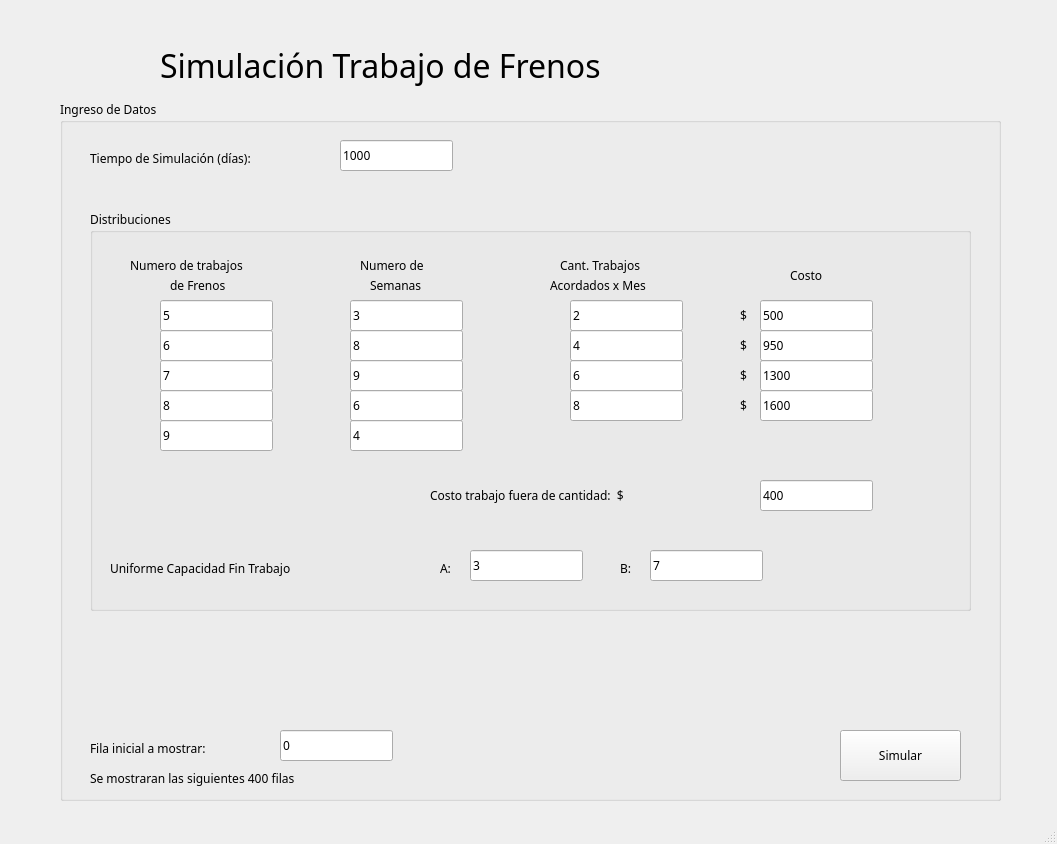
<?xml version="1.0" encoding="UTF-8"?>
<ui version="4.0">
 <class>PantallaIngresoDatos</class>
 <widget class="QMainWindow" name="PantallaIngresoDatos">
  <property name="geometry">
   <rect>
    <x>0</x>
    <y>0</y>
    <width>1057</width>
    <height>844</height>
   </rect>
  </property>
  <property name="windowTitle">
   <string>MainWindow</string>
  </property>
  <widget class="QWidget" name="centralwidget">
   <widget class="QGroupBox" name="grpIngresoDatos">
    <property name="geometry">
     <rect>
      <x>60</x>
      <y>100</y>
      <width>941</width>
      <height>701</height>
     </rect>
    </property>
    <property name="font">
     <font>
      <family>Simplex_IV50</family>
     </font>
    </property>
    <property name="title">
     <string>Ingreso de Datos</string>
    </property>
    <widget class="QLabel" name="lblTiempoSimulacion">
     <property name="geometry">
      <rect>
       <x>30</x>
       <y>50</y>
       <width>251</width>
       <height>16</height>
      </rect>
     </property>
     <property name="font">
      <font>
       <pointsize>9</pointsize>
      </font>
     </property>
     <property name="text">
      <string>Tiempo de Simulación (días):</string>
     </property>
    </widget>
    <widget class="QLineEdit" name="txtTiempoSimulacion">
     <property name="geometry">
      <rect>
       <x>280</x>
       <y>40</y>
       <width>113</width>
       <height>31</height>
      </rect>
     </property>
     <property name="font">
      <font>
       <pointsize>9</pointsize>
      </font>
     </property>
     <property name="text">
      <string>1000</string>
     </property>
    </widget>
    <widget class="QGroupBox" name="grpDistribuciones">
     <property name="geometry">
      <rect>
       <x>30</x>
       <y>110</y>
       <width>881</width>
       <height>401</height>
      </rect>
     </property>
     <property name="title">
      <string>Distribuciones</string>
     </property>
     <widget class="QLabel" name="lblFinAtencionConsulta">
      <property name="geometry">
       <rect>
        <x>20</x>
        <y>350</y>
        <width>281</width>
        <height>16</height>
       </rect>
      </property>
      <property name="font">
       <font>
        <pointsize>9</pointsize>
       </font>
      </property>
      <property name="text">
       <string>Uniforme Capacidad Fin Trabajo</string>
      </property>
     </widget>
     <widget class="QLabel" name="lblA">
      <property name="geometry">
       <rect>
        <x>350</x>
        <y>350</y>
        <width>55</width>
        <height>16</height>
       </rect>
      </property>
      <property name="font">
       <font>
        <pointsize>9</pointsize>
       </font>
      </property>
      <property name="text">
       <string>A:</string>
      </property>
     </widget>
     <widget class="QLabel" name="lblB">
      <property name="geometry">
       <rect>
        <x>530</x>
        <y>350</y>
        <width>55</width>
        <height>16</height>
       </rect>
      </property>
      <property name="font">
       <font>
        <pointsize>9</pointsize>
       </font>
      </property>
      <property name="text">
       <string>B:</string>
      </property>
     </widget>
     <widget class="QLineEdit" name="txtUnifA">
      <property name="geometry">
       <rect>
        <x>380</x>
        <y>340</y>
        <width>113</width>
        <height>31</height>
       </rect>
      </property>
      <property name="font">
       <font>
        <pointsize>9</pointsize>
       </font>
      </property>
      <property name="text">
       <string>3</string>
      </property>
     </widget>
     <widget class="QLineEdit" name="txtUnifB">
      <property name="geometry">
       <rect>
        <x>560</x>
        <y>340</y>
        <width>113</width>
        <height>31</height>
       </rect>
      </property>
      <property name="font">
       <font>
        <pointsize>9</pointsize>
       </font>
      </property>
      <property name="text">
       <string>7</string>
      </property>
     </widget>
     <widget class="QLabel" name="label">
      <property name="geometry">
       <rect>
        <x>40</x>
        <y>30</y>
        <width>181</width>
        <height>51</height>
       </rect>
      </property>
      <property name="font">
       <font>
        <pointsize>9</pointsize>
       </font>
      </property>
      <property name="text">
       <string>Numero de trabajos</string>
      </property>
     </widget>
     <widget class="QLabel" name="label_2">
      <property name="geometry">
       <rect>
        <x>80</x>
        <y>50</y>
        <width>101</width>
        <height>51</height>
       </rect>
      </property>
      <property name="font">
       <font>
        <pointsize>9</pointsize>
       </font>
      </property>
      <property name="text">
       <string>de Frenos</string>
      </property>
     </widget>
     <widget class="QLineEdit" name="txtNT5">
      <property name="geometry">
       <rect>
        <x>70</x>
        <y>210</y>
        <width>113</width>
        <height>31</height>
       </rect>
      </property>
      <property name="font">
       <font>
        <pointsize>9</pointsize>
       </font>
      </property>
      <property name="text">
       <string>9</string>
      </property>
     </widget>
     <widget class="QLineEdit" name="txtNT4">
      <property name="geometry">
       <rect>
        <x>70</x>
        <y>180</y>
        <width>113</width>
        <height>31</height>
       </rect>
      </property>
      <property name="font">
       <font>
        <pointsize>9</pointsize>
       </font>
      </property>
      <property name="text">
       <string>8</string>
      </property>
     </widget>
     <widget class="QLineEdit" name="txtNT3">
      <property name="geometry">
       <rect>
        <x>70</x>
        <y>150</y>
        <width>113</width>
        <height>31</height>
       </rect>
      </property>
      <property name="font">
       <font>
        <pointsize>9</pointsize>
       </font>
      </property>
      <property name="text">
       <string>7</string>
      </property>
     </widget>
     <widget class="QLineEdit" name="txtNT2">
      <property name="geometry">
       <rect>
        <x>70</x>
        <y>120</y>
        <width>113</width>
        <height>31</height>
       </rect>
      </property>
      <property name="font">
       <font>
        <pointsize>9</pointsize>
       </font>
      </property>
      <property name="text">
       <string>6</string>
      </property>
     </widget>
     <widget class="QLineEdit" name="txtNT1">
      <property name="geometry">
       <rect>
        <x>70</x>
        <y>90</y>
        <width>113</width>
        <height>31</height>
       </rect>
      </property>
      <property name="font">
       <font>
        <pointsize>9</pointsize>
       </font>
      </property>
      <property name="text">
       <string>5</string>
      </property>
     </widget>
     <widget class="QLabel" name="label_3">
      <property name="geometry">
       <rect>
        <x>270</x>
        <y>30</y>
        <width>101</width>
        <height>51</height>
       </rect>
      </property>
      <property name="font">
       <font>
        <pointsize>9</pointsize>
       </font>
      </property>
      <property name="text">
       <string>Numero de</string>
      </property>
     </widget>
     <widget class="QLineEdit" name="txtNS5">
      <property name="geometry">
       <rect>
        <x>260</x>
        <y>210</y>
        <width>113</width>
        <height>31</height>
       </rect>
      </property>
      <property name="font">
       <font>
        <pointsize>9</pointsize>
       </font>
      </property>
      <property name="text">
       <string>4</string>
      </property>
     </widget>
     <widget class="QLineEdit" name="txtNS2">
      <property name="geometry">
       <rect>
        <x>260</x>
        <y>120</y>
        <width>113</width>
        <height>31</height>
       </rect>
      </property>
      <property name="font">
       <font>
        <pointsize>9</pointsize>
       </font>
      </property>
      <property name="text">
       <string>8</string>
      </property>
     </widget>
     <widget class="QLineEdit" name="txtNS3">
      <property name="geometry">
       <rect>
        <x>260</x>
        <y>150</y>
        <width>113</width>
        <height>31</height>
       </rect>
      </property>
      <property name="font">
       <font>
        <pointsize>9</pointsize>
       </font>
      </property>
      <property name="text">
       <string>9</string>
      </property>
     </widget>
     <widget class="QLabel" name="label_4">
      <property name="geometry">
       <rect>
        <x>280</x>
        <y>50</y>
        <width>101</width>
        <height>51</height>
       </rect>
      </property>
      <property name="font">
       <font>
        <pointsize>9</pointsize>
       </font>
      </property>
      <property name="text">
       <string>Semanas</string>
      </property>
     </widget>
     <widget class="QLineEdit" name="txtNS4">
      <property name="geometry">
       <rect>
        <x>260</x>
        <y>180</y>
        <width>113</width>
        <height>31</height>
       </rect>
      </property>
      <property name="font">
       <font>
        <pointsize>9</pointsize>
       </font>
      </property>
      <property name="text">
       <string>6</string>
      </property>
     </widget>
     <widget class="QLineEdit" name="txtNS1">
      <property name="geometry">
       <rect>
        <x>260</x>
        <y>90</y>
        <width>113</width>
        <height>31</height>
       </rect>
      </property>
      <property name="font">
       <font>
        <pointsize>9</pointsize>
       </font>
      </property>
      <property name="text">
       <string>3</string>
      </property>
     </widget>
     <widget class="QLineEdit" name="txtC4">
      <property name="geometry">
       <rect>
        <x>670</x>
        <y>180</y>
        <width>113</width>
        <height>31</height>
       </rect>
      </property>
      <property name="font">
       <font>
        <pointsize>9</pointsize>
       </font>
      </property>
      <property name="text">
       <string>1600</string>
      </property>
     </widget>
     <widget class="QLabel" name="label_5">
      <property name="geometry">
       <rect>
        <x>470</x>
        <y>30</y>
        <width>181</width>
        <height>51</height>
       </rect>
      </property>
      <property name="font">
       <font>
        <pointsize>9</pointsize>
       </font>
      </property>
      <property name="text">
       <string>Cant. Trabajos </string>
      </property>
     </widget>
     <widget class="QLabel" name="label_6">
      <property name="geometry">
       <rect>
        <x>700</x>
        <y>40</y>
        <width>101</width>
        <height>51</height>
       </rect>
      </property>
      <property name="font">
       <font>
        <pointsize>9</pointsize>
       </font>
      </property>
      <property name="text">
       <string>Costo</string>
      </property>
     </widget>
     <widget class="QLineEdit" name="txtC2">
      <property name="geometry">
       <rect>
        <x>670</x>
        <y>120</y>
        <width>113</width>
        <height>31</height>
       </rect>
      </property>
      <property name="font">
       <font>
        <pointsize>9</pointsize>
       </font>
      </property>
      <property name="text">
       <string>950</string>
      </property>
     </widget>
     <widget class="QLineEdit" name="txtC3">
      <property name="geometry">
       <rect>
        <x>670</x>
        <y>150</y>
        <width>113</width>
        <height>31</height>
       </rect>
      </property>
      <property name="font">
       <font>
        <pointsize>9</pointsize>
       </font>
      </property>
      <property name="text">
       <string>1300</string>
      </property>
     </widget>
     <widget class="QLineEdit" name="txtTA2">
      <property name="geometry">
       <rect>
        <x>480</x>
        <y>120</y>
        <width>113</width>
        <height>31</height>
       </rect>
      </property>
      <property name="font">
       <font>
        <pointsize>9</pointsize>
       </font>
      </property>
      <property name="text">
       <string>4</string>
      </property>
     </widget>
     <widget class="QLineEdit" name="txtTA3">
      <property name="geometry">
       <rect>
        <x>480</x>
        <y>150</y>
        <width>113</width>
        <height>31</height>
       </rect>
      </property>
      <property name="font">
       <font>
        <pointsize>9</pointsize>
       </font>
      </property>
      <property name="text">
       <string>6</string>
      </property>
     </widget>
     <widget class="QLabel" name="label_8">
      <property name="geometry">
       <rect>
        <x>460</x>
        <y>50</y>
        <width>161</width>
        <height>51</height>
       </rect>
      </property>
      <property name="font">
       <font>
        <pointsize>9</pointsize>
       </font>
      </property>
      <property name="text">
       <string>Acordados x Mes</string>
      </property>
     </widget>
     <widget class="QLineEdit" name="txtC1">
      <property name="geometry">
       <rect>
        <x>670</x>
        <y>90</y>
        <width>113</width>
        <height>31</height>
       </rect>
      </property>
      <property name="font">
       <font>
        <pointsize>9</pointsize>
       </font>
      </property>
      <property name="text">
       <string>500</string>
      </property>
     </widget>
     <widget class="QLineEdit" name="txtTA4">
      <property name="geometry">
       <rect>
        <x>480</x>
        <y>180</y>
        <width>113</width>
        <height>31</height>
       </rect>
      </property>
      <property name="font">
       <font>
        <pointsize>9</pointsize>
       </font>
      </property>
      <property name="text">
       <string>8</string>
      </property>
     </widget>
     <widget class="QLineEdit" name="txtTA1">
      <property name="geometry">
       <rect>
        <x>480</x>
        <y>90</y>
        <width>113</width>
        <height>31</height>
       </rect>
      </property>
      <property name="font">
       <font>
        <pointsize>9</pointsize>
       </font>
      </property>
      <property name="text">
       <string>2</string>
      </property>
     </widget>
     <widget class="QLabel" name="label_7">
      <property name="geometry">
       <rect>
        <x>340</x>
        <y>260</y>
        <width>331</width>
        <height>51</height>
       </rect>
      </property>
      <property name="font">
       <font>
        <pointsize>9</pointsize>
       </font>
      </property>
      <property name="text">
       <string>Costo trabajo fuera de cantidad:  $</string>
      </property>
     </widget>
     <widget class="QLineEdit" name="txtC5">
      <property name="geometry">
       <rect>
        <x>670</x>
        <y>270</y>
        <width>113</width>
        <height>31</height>
       </rect>
      </property>
      <property name="font">
       <font>
        <pointsize>9</pointsize>
       </font>
      </property>
      <property name="text">
       <string>400</string>
      </property>
     </widget>
     <widget class="QLabel" name="label_9">
      <property name="geometry">
       <rect>
        <x>650</x>
        <y>80</y>
        <width>21</width>
        <height>51</height>
       </rect>
      </property>
      <property name="font">
       <font>
        <pointsize>9</pointsize>
       </font>
      </property>
      <property name="text">
       <string>$</string>
      </property>
     </widget>
     <widget class="QLabel" name="label_10">
      <property name="geometry">
       <rect>
        <x>650</x>
        <y>170</y>
        <width>21</width>
        <height>51</height>
       </rect>
      </property>
      <property name="font">
       <font>
        <pointsize>9</pointsize>
       </font>
      </property>
      <property name="text">
       <string>$</string>
      </property>
     </widget>
     <widget class="QLabel" name="label_11">
      <property name="geometry">
       <rect>
        <x>650</x>
        <y>140</y>
        <width>21</width>
        <height>51</height>
       </rect>
      </property>
      <property name="font">
       <font>
        <pointsize>9</pointsize>
       </font>
      </property>
      <property name="text">
       <string>$</string>
      </property>
     </widget>
     <widget class="QLabel" name="label_12">
      <property name="geometry">
       <rect>
        <x>650</x>
        <y>110</y>
        <width>21</width>
        <height>51</height>
       </rect>
      </property>
      <property name="font">
       <font>
        <pointsize>9</pointsize>
       </font>
      </property>
      <property name="text">
       <string>$</string>
      </property>
     </widget>
    </widget>
    <widget class="QLabel" name="lblPrimeraFila">
     <property name="geometry">
      <rect>
       <x>30</x>
       <y>640</y>
       <width>201</width>
       <height>16</height>
      </rect>
     </property>
     <property name="font">
      <font>
       <pointsize>9</pointsize>
      </font>
     </property>
     <property name="text">
      <string>Fila inicial a mostrar: </string>
     </property>
    </widget>
    <widget class="QLineEdit" name="txtPrimeraFila">
     <property name="geometry">
      <rect>
       <x>220</x>
       <y>630</y>
       <width>113</width>
       <height>31</height>
      </rect>
     </property>
     <property name="font">
      <font>
       <pointsize>9</pointsize>
      </font>
     </property>
     <property name="text">
      <string>0</string>
     </property>
    </widget>
    <widget class="QLabel" name="lblPorcNoCalm_2">
     <property name="geometry">
      <rect>
       <x>30</x>
       <y>670</y>
       <width>541</width>
       <height>16</height>
      </rect>
     </property>
     <property name="text">
      <string>Se mostraran las siguientes 400 filas</string>
     </property>
    </widget>
    <widget class="QPushButton" name="btnSimular">
     <property name="geometry">
      <rect>
       <x>780</x>
       <y>630</y>
       <width>121</width>
       <height>51</height>
      </rect>
     </property>
     <property name="font">
      <font>
       <pointsize>9</pointsize>
      </font>
     </property>
     <property name="text">
      <string>Simular</string>
     </property>
    </widget>
   </widget>
   <widget class="QLabel" name="lblTitulo">
    <property name="geometry">
     <rect>
      <x>160</x>
      <y>20</y>
      <width>711</width>
      <height>91</height>
     </rect>
    </property>
    <property name="font">
     <font>
      <family>Simplex_IV50</family>
      <pointsize>24</pointsize>
     </font>
    </property>
    <property name="text">
     <string>Simulación Trabajo de Frenos</string>
    </property>
   </widget>
  </widget>
  <widget class="QStatusBar" name="statusbar"/>
 </widget>
 <resources/>
 <connections/>
</ui>
